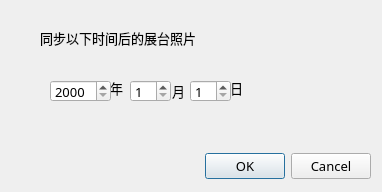
<?xml version="1.0" encoding="UTF-8"?>
<ui version="4.0">
 <class>askSyncDateDialog</class>
 <widget class="QDialog" name="askSyncDateDialog">
  <property name="geometry">
   <rect>
    <x>0</x>
    <y>0</y>
    <width>382</width>
    <height>192</height>
   </rect>
  </property>
  <property name="minimumSize">
   <size>
    <width>382</width>
    <height>192</height>
   </size>
  </property>
  <property name="maximumSize">
   <size>
    <width>382</width>
    <height>192</height>
   </size>
  </property>
  <property name="font">
   <font>
    <family>微软雅黑</family>
    <pointsize>10</pointsize>
   </font>
  </property>
  <property name="windowTitle">
   <string>选择同步时间</string>
  </property>
  <widget class="QDialogButtonBox" name="buttonBox">
   <property name="geometry">
    <rect>
     <x>30</x>
     <y>150</y>
     <width>341</width>
     <height>32</height>
    </rect>
   </property>
   <property name="orientation">
    <enum>Qt::Horizontal</enum>
   </property>
   <property name="standardButtons">
    <set>QDialogButtonBox::Cancel|QDialogButtonBox::Ok</set>
   </property>
  </widget>
  <widget class="QLabel" name="label">
   <property name="geometry">
    <rect>
     <x>40</x>
     <y>30</y>
     <width>231</width>
     <height>16</height>
    </rect>
   </property>
   <property name="text">
    <string>同步以下时间后的展台照片</string>
   </property>
  </widget>
  <widget class="QLabel" name="yearLabel">
   <property name="geometry">
    <rect>
     <x>110</x>
     <y>80</y>
     <width>21</width>
     <height>16</height>
    </rect>
   </property>
   <property name="text">
    <string>年</string>
   </property>
  </widget>
  <widget class="QLabel" name="mouthLabel">
   <property name="geometry">
    <rect>
     <x>172</x>
     <y>80</y>
     <width>21</width>
     <height>21</height>
    </rect>
   </property>
   <property name="text">
    <string>月</string>
   </property>
  </widget>
  <widget class="QLabel" name="dayLabel">
   <property name="geometry">
    <rect>
     <x>230</x>
     <y>80</y>
     <width>21</width>
     <height>16</height>
    </rect>
   </property>
   <property name="text">
    <string>日</string>
   </property>
  </widget>
  <widget class="QSpinBox" name="yearspinBox">
   <property name="geometry">
    <rect>
     <x>50</x>
     <y>80</y>
     <width>61</width>
     <height>22</height>
    </rect>
   </property>
   <property name="minimum">
    <number>2000</number>
   </property>
   <property name="maximum">
    <number>2077</number>
   </property>
  </widget>
  <widget class="QSpinBox" name="monthspinBox_2">
   <property name="geometry">
    <rect>
     <x>130</x>
     <y>80</y>
     <width>41</width>
     <height>22</height>
    </rect>
   </property>
   <property name="minimum">
    <number>1</number>
   </property>
   <property name="maximum">
    <number>12</number>
   </property>
  </widget>
  <widget class="QSpinBox" name="dayspinBox_3">
   <property name="geometry">
    <rect>
     <x>190</x>
     <y>80</y>
     <width>41</width>
     <height>22</height>
    </rect>
   </property>
   <property name="minimum">
    <number>1</number>
   </property>
   <property name="maximum">
    <number>31</number>
   </property>
  </widget>
 </widget>
 <resources/>
 <connections>
  <connection>
   <sender>buttonBox</sender>
   <signal>accepted()</signal>
   <receiver>askSyncDateDialog</receiver>
   <slot>accept()</slot>
   <hints>
    <hint type="sourcelabel">
     <x>248</x>
     <y>254</y>
    </hint>
    <hint type="destinationlabel">
     <x>157</x>
     <y>274</y>
    </hint>
   </hints>
  </connection>
  <connection>
   <sender>buttonBox</sender>
   <signal>rejected()</signal>
   <receiver>askSyncDateDialog</receiver>
   <slot>reject()</slot>
   <hints>
    <hint type="sourcelabel">
     <x>316</x>
     <y>260</y>
    </hint>
    <hint type="destinationlabel">
     <x>286</x>
     <y>274</y>
    </hint>
   </hints>
  </connection>
 </connections>
</ui>
